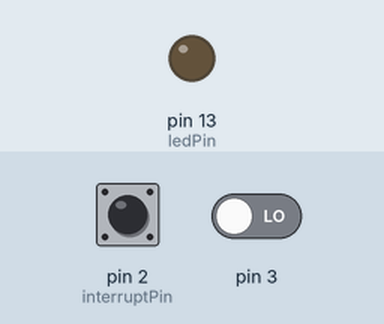
Recording of a sketch running on a simulated Arduino Uno, built with avr-gcc and run on an emulated ATmega328P. On the bench: output pins drawn as LEDs (lit = HIGH). The inputs (shaded band) are chosen by the test bench; at power-on: pin 2 (interruptPin) HIGH, pin 3 LOW.

Above: at 1.2 s.
1.3 s: pin 2 (interruptPin) pulled LOW for 0.15 s
At 1.37 s:
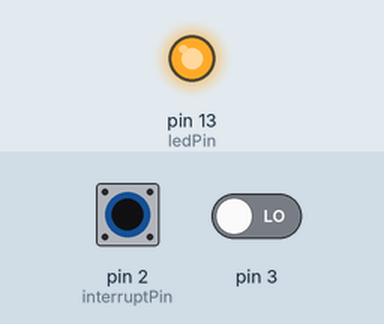
2.9 s: pin 2 (interruptPin) pulled LOW for 3.2 s
At 6.5 s:
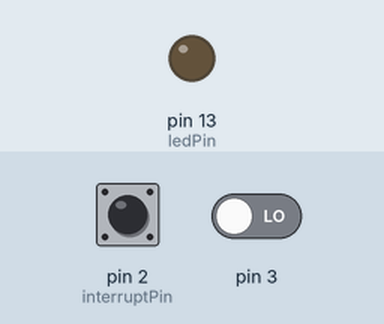
Timing chart, 0 to 8.0 s (numbered marks = the images above; inputs shaded):
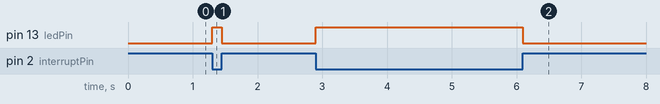

The sketch:

P2f.ino
```cpp
const byte ledPin = 13;
const byte interruptPin = 2;
volatile byte state = LOW;

void setup(){
  Serial.begin(9600);
  pinMode(ledPin, OUTPUT);
  pinMode(interruptPin, INPUT_PULLUP);
  attachInterrupt(digitalPinToInterrupt(interruptPin), blink, CHANGE);
  cli();
  DDRD &= ~(1 << DDD1);
  PORTD |= (1 << PORTD1);
  EICRA |= (1 << ISC10);
  EIMSK |= (1 << INT1);
  sei();//set global interrupt enable
}

void loop() {
digitalWrite(ledPin, state);
}

void blink() {
state = !state;
}
```

Measured:
- after the input at 1.3 s, pin 13 (ledPin): LOW → HIGH at once, → LOW 0.15 s later
- after the input at 2.9 s, pin 13 (ledPin): LOW → HIGH at once, → LOW 3.2 s later
